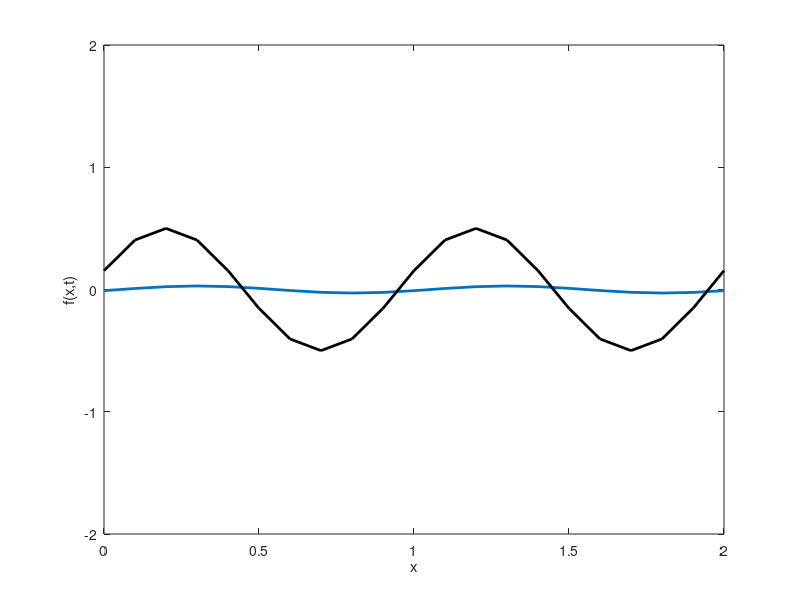

This figure's MATLAB source:
% one-dimensional advection by the various schemes
clear;clc;
n=21; length=2.0; h=length/(n-1); dt=0.05; U=1.0; nstep=1.0/dt; 
x=zeros(n,1); f=zeros(n,1); y=zeros(n,1); ex=zeros(n,1); time=0.0;
for i=1:n
    f(i)=0.5*sin(2*pi*h*(i-1)); 
    x(i)=h*(i-1); 
end        % initial conditions

 for m=1:nstep
	for i=1:n
        ex(i)= 0.5*sin(2*pi*(h*(i-1)-U*time)); 
    end     % exact solution
	hold off; plot(x,f,'linewidt',2); axis([0 2 -2 2]);    % plot solution
	hold on; plot(x,ex,'k','linewidt',2);           % plot exaction solution
 	xlabel('x'); ylabel('f(x,t)');
	xlabel('x'); ylabel('f(x,t)'); 
    pause(0.05); % if you want to watch only final result, 
                 % then change this command to comment    
    y=f;
    % Refer to next three schemes
    
    % FTCS
% 	for i=2:n-1
% 		f(i)=y(i)-0.5*(U*dt/h)*(y(i+1)-y(i-1)); % advect by centered differences
%     end
% 	f(n)=y(n)-0.5 *(U*dt/h)*(y(2)-y(n-1));   % do endpoints for periodic b.c.
% 	f(1)=f(n);
% 
%     Upwind scheme
%     for i=2:n-1
% 		f(i)=y(i)-(U*dt/h)*(y(i)-y(i-1)); % advect by upwind
%     end
% 	f(n)=y(n)-(U*dt/h)*(y(n)-y(n-1));   % do endpoints for periodic b.c.
% 	f(1)=f(n);

    % Generalized Upwind Scheme
% 	for i=2:n-1
% 		f(i)=y(i)-0.5*(U*dt/h)*(y(i+1)-y(i-1))...
%             +abs(U)*dt/2/h*(y(i+1)-2*y(i)+y(i-1)); % advect by generalized upwind
%     end
% 	f(n)=y(n)-0.5 *(U*dt/h)*(y(2)-y(n-1))...
%         +abs(U)*dt/2/h*(y(2)-2*y(n)+y(n-1));       % do endpoints for periodic b.c.
% 	f(1)=f(n);

    %------------ Write down your code ----------------
    
    % (Lax-friedrichs) method
    for i=2:n-1
		f(i)= 0.5* (y(i+1)+y(i-1))-0.5*(U*dt/h)*(y(i+1)-y(i-1));
    end
	f(n)= 0.5*(y(2)+y(n-1))-0.5 *(U*dt/h)*(y(2)-y(n-1));     % do endpoints for periodic b.c.
	f(1)=f(n);
    
    %    Leap Frog method
%     ybefore=y;            
    
%     if m==1
%         for i=2:n-1
%             f(i)=y(i)-(U*dt/h)*(y(i)-y(i-1));
%         end
%         f(n)=y(n)-(U*dt/h)*(y(n)-y(n-1));
%         f(1)=f(n);
%     else
%     
%         for i=2:n-1
%             f(i)=ybefore(i)-(U*dt/h)*(y(i+1)-y(i-1));
%         end
%         f(n)=ybefore(n)-(U*dt/h)*(y(2)-y(n-1));
%         f(1)=f(n);
%     
%     end
    

    %    Lax-Wendroff's Method
%     for i=2:n-1
% 		f(i)=y(i)-0.5*(U*dt/h)*(y(i+1)-y(i-1)) + 0.5*(U*dt/h)^2*(y(i+1)-2*y(i)+y(i-1));
%     end
% 	f(n)=y(n)-0.5 *(U*dt/h)*(y(2)-y(n-1)) + 0.5*(U*dt/h)^2*(y(2)-2*y(n)+y(n-1));   
% 	f(1)=f(n);


    %    MacComack Method
% 
%     for i=2:n-1
%         a = y(i) -(U*dt/h)*(y(i+1)-y(i));
%         b = y(i-1) - (U*dt/h)*(y(i)-y(i-1));
% 		f(i)= 0.5*(y(i)+a - (U*dt/h)*(a-b));
%     end
%     c = y(n) -(U*dt/h)*(y(2)-y(n));
%     d = y(n-1) - (U*dt/h)*(y(n)-y(n-1));
% 	f(n)= 0.5*( y(n) + c -(U*dt/h)*(c-d) );   
% 	f(1)=f(n);
    
    
    % -------------------------------------------------
    time=time+dt; %% Do not modify
end
